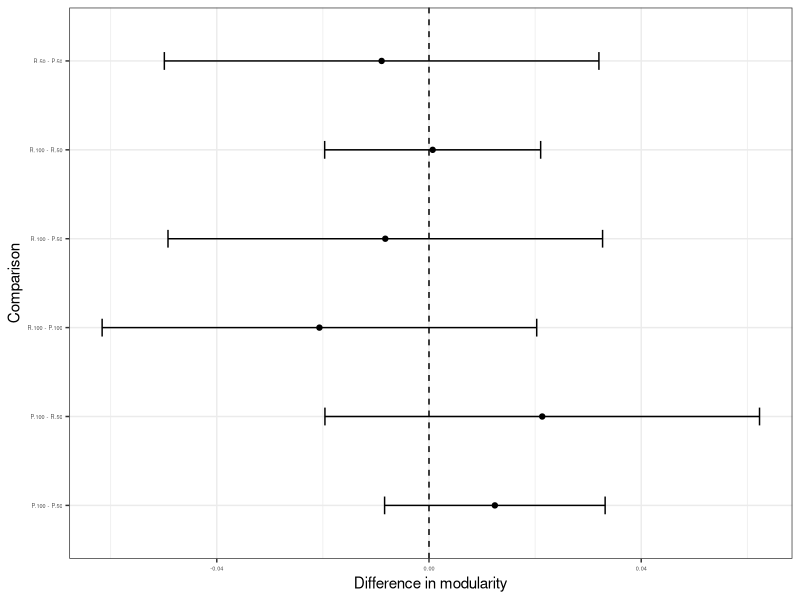
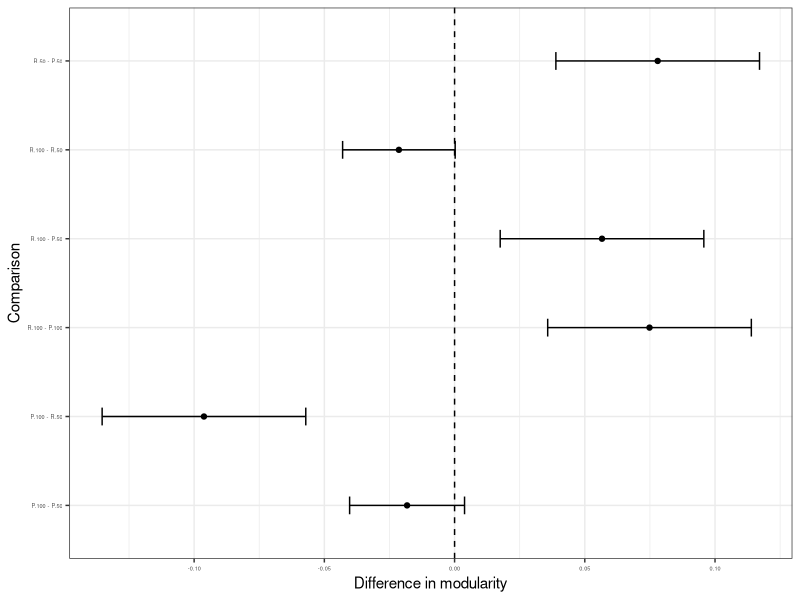

These figures' R source, in order:
require(lme4); require(broom); require(multcomp); require(ggplot2)

col_reg = c('#3DC2C1', '#C23D3E')
wd = 2.5
hg = 2

df_2d <- read.csv('figures/source_data/fig2D.csv')

##### modularity

df_2d$time_dist = interaction(df_2d$time, df_2d$distance)
df_2d$time_pat = interaction(df_2d$time, df_2d$patient)

m= lmer(modularity ~ time_dist  + (1|patient) + (region|time_pat), data = df_2d, REML = FALSE); anova(m)

mcp1=summary(glht(m, mcp("time_dist"="Tukey")), test = adjusted('holm'))
ci_out <- confint(mcp1)
ci_df <- as.data.frame(ci_out$confint)
ci_df$group <- row.names(ci_df)

print(
ggplot(ci_df) +
  aes(x = Estimate, y = group) +
  geom_point() +
  geom_errorbar(aes(xmin = lwr, xmax = upr), width = 0.2) +
  geom_vline(xintercept = 0, linetype = 2) +
  labs(x = "Difference in modularity", y = "Comparison")+
  theme_bw()+
  theme(axis.text = element_text(size=4))
)

##### degree_density

m= lmer(degree_density ~ time_dist  + (1|patient) + (region|time_pat), data = df_2d, REML = FALSE); anova(m)

mcp1=summary(glht(m, mcp("time_dist"="Tukey")), test = adjusted('holm'))
ci_out <- confint(mcp1)
ci_df <- as.data.frame(ci_out$confint)
ci_df$group <- row.names(ci_df)

print(ggplot(ci_df) +
  aes(x = Estimate, y = group) +
  geom_point() +
  geom_errorbar(aes(xmin = lwr, xmax = upr), width = 0.2) +
  geom_vline(xintercept = 0, linetype = 2) +
  labs(x = "Difference in modularity", y = "Comparison")+
  theme_bw()+
  theme(axis.text = element_text(size=4))
)
# Reviewed 25072024 - SPC
